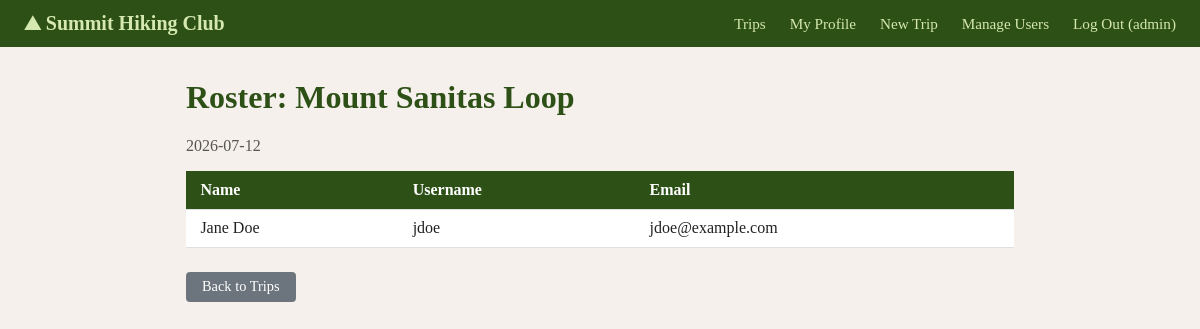
Page /admin/trips/1/roster (signed in) on the committed database.
### tables this page shows
CREATE TABLE users (
                id INTEGER PRIMARY KEY AUTOINCREMENT,
                username TEXT NOT NULL UNIQUE,
                email TEXT NOT NULL UNIQUE,
                password_hash TEXT NOT NULL,
                -- role: "member" or "admin"
                -- real app would split admin into "trip_leader" and "system_admin"
                role TEXT NOT NULL DEFAULT 'member',
                name TEXT,
                emergency_contact TEXT,
                is_active INTEGER NOT NULL DEFAULT 1
            );

CREATE TABLE trips (
                id INTEGER PRIMARY KEY AUTOINCREMENT,
                name TEXT NOT NULL,
                date TEXT NOT NULL,
                description TEXT NOT NULL,
                created_by INTEGER NOT NULL,
                FOREIGN KEY (created_by) REFERENCES users(id)
            );

### app.py (the view)
@app.route('/admin/trips/<int:trip_id>/roster')
@login_required
@admin_required
def trip_roster(trip_id):
    db = get_db()
    trip = db.execute('SELECT * FROM trips WHERE id = ?', (trip_id,)).fetchone()
    if not trip:
        abort(404)
    members = db.execute(
        '''SELECT u.name, u.username, u.email
           FROM registrations r JOIN users u ON r.user_id = u.id
           WHERE r.trip_id = ?
           ORDER BY u.name''',
        (trip_id,)
    ).fetchall()
    return render_template('roster.html', trip=trip, members=members)

### app.py (called while the page is built)
@app.context_processor
def inject_user():
    return {'user': current_user()}

def current_user():
    uid = session.get('user_id')
    if not uid:
        return None
    return get_db().execute('SELECT * FROM users WHERE id = ?', (uid,)).fetchone()

def login_required(f):
    from functools import wraps
    @wraps(f)
    def decorated(*args, **kwargs):
        if not session.get('user_id'):
            flash('Please log in to access that page.', 'warning')
            return redirect(url_for('login'))
        return f(*args, **kwargs)
    return decorated

def admin_required(f):
    from functools import wraps
    @wraps(f)
    def decorated(*args, **kwargs):
        user = current_user()
        if not user or user['role'] != 'admin':
            abort(403)
        return f(*args, **kwargs)
    return decorated

### models.py (called while the page is built)
def get_db():
    if 'db' not in g:
        g.db = sqlite3.connect(DATABASE)
        g.db.row_factory = sqlite3.Row
    return g.db

### templates/roster.html (shortened to what this page needs)
{% extends 'base.html' %}
{% block content %}
<h1>Roster: {{ trip.name }}</h1>
<p style="color:#555">{{ trip.date }}</p>
{% if members %}
<table>
    <thead>
        <tr><th>Name</th><th>Username</th><th>Email</th></tr>
    </thead>
    <tbody>
        {% for m in members %}
        <tr>
            <td>{{ m.name or '—' }}</td>
            <td>{{ m.username }}</td>
            <td>{{ m.email }}</td>
        </tr>
        {% endfor %}
    </tbody>
</table>
{% else %}
<p>No members registered for this trip yet.</p>
{% endif %}
<p style="margin-top:1.5rem">
    <a class="btn btn-secondary" href="{{ url_for('trips') }}">Back to Trips</a>
</p>
{% endblock %}

### templates/base.html (shortened to what this page needs)
<!DOCTYPE html>
<html lang="en">
<head>
    <link rel="stylesheet" href="{{ url_for('static', filename='style.css') }}">
</head>
<body>
<nav>
    <a class="brand" href="{{ url_for('trips') }}">&#9968; Summit Hiking Club</a>
    <a href="{{ url_for('trips') }}">Trips</a>
    {% if user %}
        <a href="{{ url_for('profile') }}">My Profile</a>
        {% if user.role == 'admin' %}
            <a href="{{ url_for('new_trip') }}">New Trip</a>
            <a href="{{ url_for('admin_users') }}">Manage Users</a>
        {% endif %}
        <a href="{{ url_for('logout') }}">Log Out ({{ user.username }})</a>
    {% else %}
        <a href="{{ url_for('login') }}">Log In</a>
        <a href="{{ url_for('register') }}">Register</a>
    {% endif %}
</nav>
<div class="container">
    {% block content %}{% endblock %}
</div>
</body>
</html>

### static/style.css (style rules this page uses)
*, *::before, *::after { box-sizing: border-box; }
body { font-family: Georgia, serif; margin: 0; background: #f5f0eb; color: #222; }
nav { background: #2d5016; color: #fff; padding: 0.75rem 1.5rem; display: flex; align-items: center; gap: 1.5rem; flex-wrap: wrap; }
nav .brand { font-size: 1.25rem; font-weight: bold; color: #d4e8b0; text-decoration: none; margin-right: auto; }
nav a { color: #d4e8b0; text-decoration: none; font-size: 0.95rem; }
.container { max-width: 860px; margin: 2rem auto; padding: 0 1rem; }
h1, h2 { color: #2d5016; }
.btn { display: inline-block; padding: 0.4rem 1rem; border: none; border-radius: 4px; cursor: pointer; font-size: 0.9rem; text-decoration: none; }
.btn-secondary { background: #6c757d; color: #fff; }
table { width: 100%; border-collapse: collapse; background: #fff; }
th, td { padding: 0.6rem 0.9rem; text-align: left; border-bottom: 1px solid #e0e0e0; }
th { background: #2d5016; color: #fff; }

### rows in the picture
users: username "admin"
trips: name "Mount Sanitas Loop", date "2026-07-12"
users: name "Jane Doe", username "jdoe", email "jdoe@example.com"
